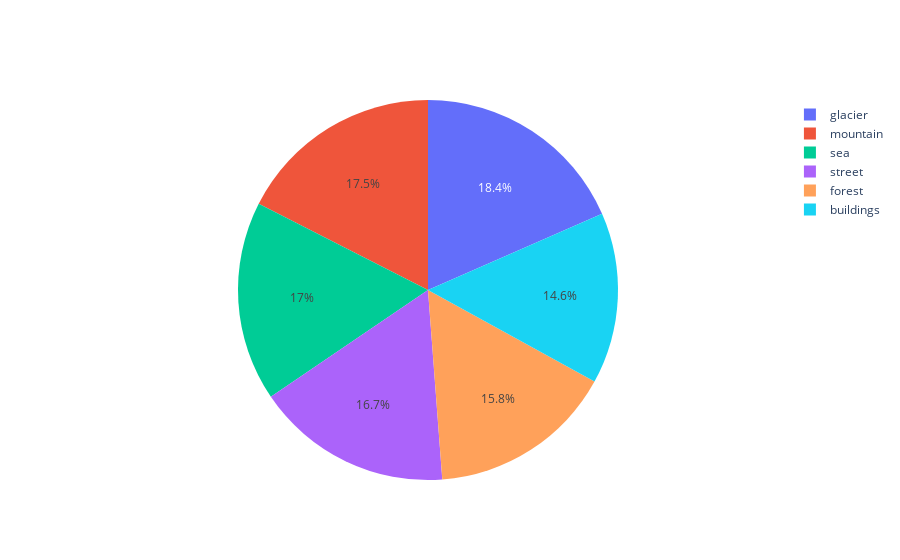

Source (notebook cell):
### Code cell
data = [go.Pie(labels = Class_name, values = No_images_per_class)]
fig = go.Figure(data = data)
iplot(fig)

### Figure 1 — Plotly figure (JSON) as saved in the notebook; plotly's stock layout.template omitted (floating-point values rounded to 4 significant figures)
{"data": [{"labels": ["buildings", "forest", "glacier", "mountain", "sea", "street"], "type": "pie", "values": [437, 474, 553, 525, 510, 501]}], "layout": {}}
